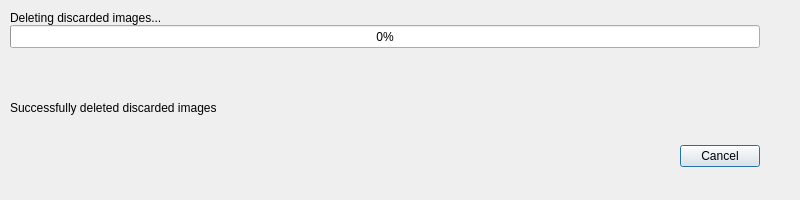
<?xml version="1.0" encoding="UTF-8"?>
<ui version="4.0">
 <class>deleteDialog</class>
 <widget class="QDialog" name="deleteDialog">
  <property name="windowModality">
   <enum>Qt::WindowModality::ApplicationModal</enum>
  </property>
  <property name="geometry">
   <rect>
    <x>0</x>
    <y>0</y>
    <width>800</width>
    <height>200</height>
   </rect>
  </property>
  <property name="sizePolicy">
   <sizepolicy hsizetype="Fixed" vsizetype="Fixed">
    <horstretch>0</horstretch>
    <verstretch>0</verstretch>
   </sizepolicy>
  </property>
  <property name="minimumSize">
   <size>
    <width>800</width>
    <height>200</height>
   </size>
  </property>
  <property name="maximumSize">
   <size>
    <width>800</width>
    <height>200</height>
   </size>
  </property>
  <property name="windowTitle">
   <string>Delete Discarded Images</string>
  </property>
  <property name="modal">
   <bool>false</bool>
  </property>
  <widget class="QDialogButtonBox" name="buttonBox">
   <property name="geometry">
    <rect>
     <x>30</x>
     <y>140</y>
     <width>730</width>
     <height>32</height>
    </rect>
   </property>
   <property name="orientation">
    <enum>Qt::Orientation::Horizontal</enum>
   </property>
   <property name="standardButtons">
    <set>QDialogButtonBox::StandardButton::Cancel</set>
   </property>
   <property name="centerButtons">
    <bool>false</bool>
   </property>
  </widget>
  <widget class="QProgressBar" name="progressBar_overall">
   <property name="geometry">
    <rect>
     <x>10</x>
     <y>25</y>
     <width>750</width>
     <height>23</height>
    </rect>
   </property>
   <property name="value">
    <number>0</number>
   </property>
  </widget>
  <widget class="QLabel" name="label_overall">
   <property name="geometry">
    <rect>
     <x>10</x>
     <y>10</y>
     <width>750</width>
     <height>16</height>
    </rect>
   </property>
   <property name="text">
    <string>Deleting discarded images...</string>
   </property>
  </widget>
  <widget class="QLabel" name="label_current">
   <property name="geometry">
    <rect>
     <x>10</x>
     <y>60</y>
     <width>750</width>
     <height>16</height>
    </rect>
   </property>
   <property name="text">
    <string></string>
   </property>
  </widget>
  <widget class="QLabel" name="label_done">
   <property name="geometry">
    <rect>
     <x>10</x>
     <y>100</y>
     <width>500</width>
     <height>16</height>
    </rect>
   </property>
   <property name="text">
    <string>Successfully deleted discarded images</string>
   </property>
  </widget>
 </widget>
 <resources/>
 <connections>
  <connection>
   <sender>buttonBox</sender>
   <signal>accepted()</signal>
   <receiver>deleteDialog</receiver>
   <slot>accept()</slot>
   <hints>
    <hint type="sourcelabel">
     <x>248</x>
     <y>254</y>
    </hint>
    <hint type="destinationlabel">
     <x>157</x>
     <y>274</y>
    </hint>
   </hints>
  </connection>
  <connection>
   <sender>buttonBox</sender>
   <signal>rejected()</signal>
   <receiver>deleteDialog</receiver>
   <slot>reject()</slot>
   <hints>
    <hint type="sourcelabel">
     <x>316</x>
     <y>260</y>
    </hint>
    <hint type="destinationlabel">
     <x>286</x>
     <y>274</y>
    </hint>
   </hints>
  </connection>
 </connections>
</ui>
